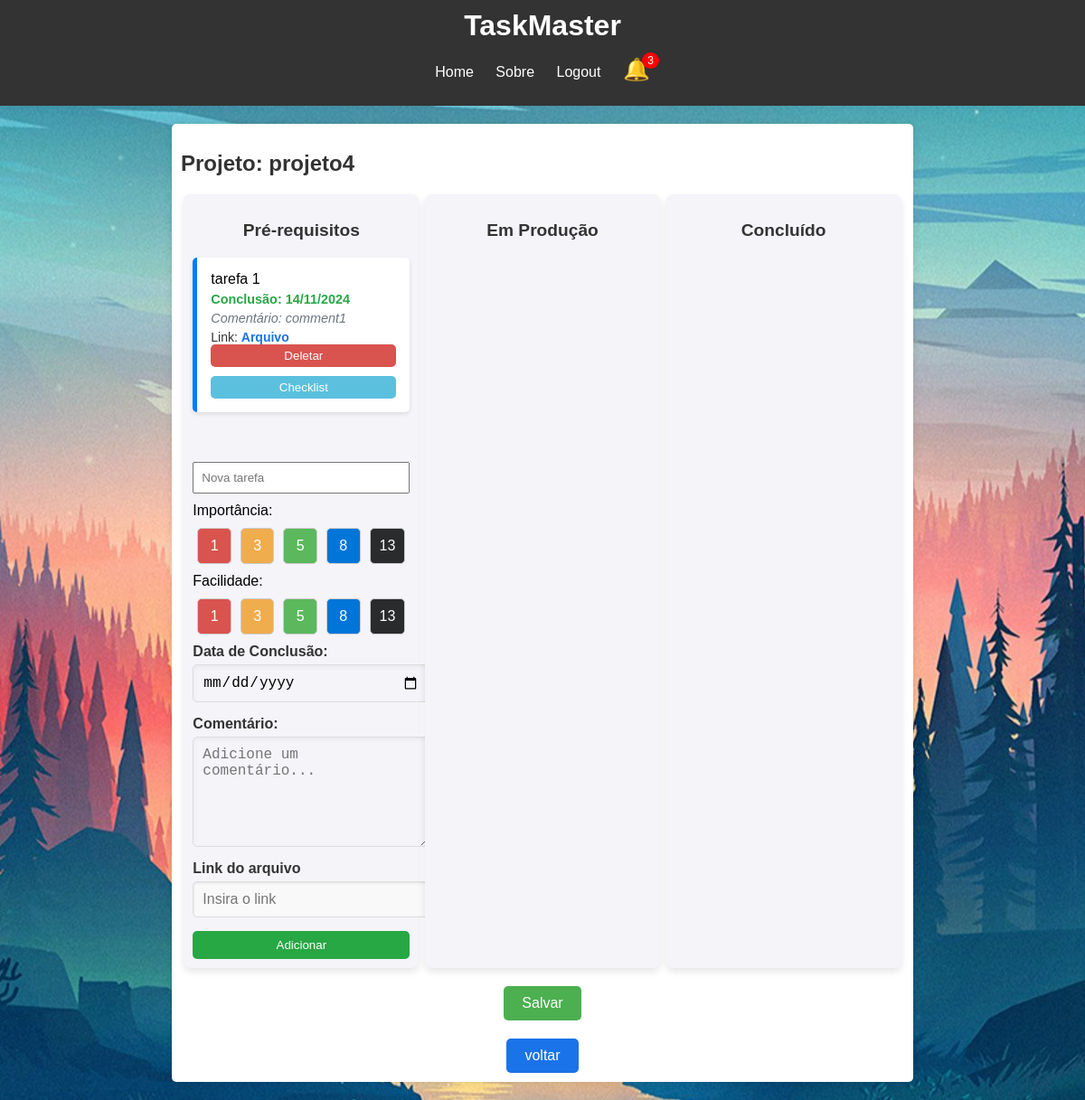
Page /projeto/3 (signed in) on the committed database.
### website/models.py (models this page shows)
class Project(db.Model):
    __tablename__ = 'project'
    id = db.Column(db.Integer, primary_key=True)
    nome_projeto = db.Column(db.String(100), nullable=False)
    user_id = db.Column(db.Integer, db.ForeignKey('usuario.id'), nullable=False)
    criador = db.relationship('Usuario', backref='projetos_criados')

class Task(db.Model):
    __tablename__ = 'task'
    id_task = db.Column(db.Integer, primary_key=True)
    description = db.Column(db.String(255), nullable=False)
    status = db.Column(db.String(50), nullable=False)
    project_id = db.Column(db.Integer, db.ForeignKey('project.id'), nullable=False)
    importance = db.Column(db.Integer, nullable=False)
    ease = db.Column(db.Integer, nullable=False)
    priority = db.Column(db.Integer, nullable=False)
    completion_date = db.Column(db.Date, nullable=True)
    comment = db.Column(db.String(500), nullable=True)  # Comentário opcional
    drive_link = db.Column(db.String(500), nullable=True)  # Link opcional
    checklist_items = db.relationship('ChecklistItem', backref='task', cascade='all, delete-orphan')

### website/project.py (the view, shortened to what this page needs)
@project.route('/projeto/<int:project_id>', methods=['GET', 'POST'])
@login_required
def gerenciar_projeto(project_id):
    projeto = Project.query.get_or_404(project_id)
    prereq_tasks = Task.query.filter_by(project_id=projeto.id, status='Pré-requisitos').order_by(Task.priority.desc()).all()
    in_prod_tasks = Task.query.filter_by(project_id=projeto.id, status='Em Produção').order_by(Task.priority.desc()).all()
    completed_tasks = Task.query.filter_by(project_id=projeto.id, status='Concluído').order_by(Task.priority.desc()).all()
    return render_template('project_details.html', project=projeto,
                           prereq_tasks=prereq_tasks, in_prod_tasks=in_prod_tasks,
                           completed_tasks=completed_tasks)

### website/templates/project_details.html (shortened to what this page needs)
{% extends 'base.html' %}
{% block content %}
    <h2>Projeto: {{ project.nome_projeto }}</h2>
    <div class="kanban-board">
        <div class="kanban-column">
            <h3>Pré-requisitos</h3>
            <ul id="prerequisites" class="kanban-list" ondrop="drop(event, 'Pré-requisitos')" ondragover="allowDrop(event)">
                {% for tarefa in prereq_tasks %}
                <li id="{{ tarefa.id_task }}" draggable="true" ondragstart="drag(event)">
                    {{ tarefa.description }}
                    {% if tarefa.completion_date %}
                        <span class="completion">Conclusão: {{ tarefa.completion_date.strftime('%d/%m/%Y') }}</span>
                    {% endif %}
                    {% if tarefa.comment %}
                        <span class="comment">Comentário: {{ tarefa.comment }}</span>
                    {% endif %}
                    {% if tarefa.drive_link %}
                    <span class="drive-link">Link: <a href="{{ tarefa.drive_link }}" target="_blank">Arquivo</a></span>
                    {% endif %}
                    <form method="POST" action="{{ url_for('task.deletar_tarefa', task_id=tarefa.id_task, project_id=project.id) }}" style="display:inline;">
                        <button type="submit" id="deletar" onclick="return confirm('Tem certeza que deseja excluir esta tarefa?')">Deletar</button>
                    </form>
                    <form method="GET" action="{{ url_for('checklist_bp.checklist', task_id=tarefa.id_task, project_id=project.id) }}" style="display:inline;">
                        <button type="submit" id="checklist">Checklist</button>
                    </form>
                </li>
                {% endfor %}
            </ul>
            <form method="POST" action="{{ url_for('project.gerenciar_projeto', project_id=project.id) }}">
                <input type="text" name="task_name" placeholder="Nova tarefa" required>
                <label for="importance">Importância:</label>
                <div class="selection-buttons" id="importance-buttons">
                    <button type="button" class="importance-btn low" data-value="1">1</button>
                    <button type="button" class="importance-btn medium" data-value="3">3</button>
                    <button type="button" class="importance-btn high" data-value="5">5</button>
                    <button type="button" class="importance-btn very-high" data-value="8">8</button>
                    <button type="button" class="importance-btn max" data-value="13">13</button>
                </div>
                <label for="ease">Facilidade:</label>
                <div class="selection-buttons" id="ease-buttons">
                    <button type="button" class="ease-btn low" data-value="1">1</button>
                    <button type="button" class="ease-btn medium" data-value="3">3</button>
                    <button type="button" class="ease-btn high" data-value="5">5</button>
                    <button type="button" class="ease-btn very-high" data-value="8">8</button>
                    <button type="button" class="ease-btn max" data-value="13">13</button>
                </div>
                <label for="completion_date" class="form-label">Data de Conclusão:</label>
                <input type="date" name="completion_date" id="completion_date" class="form-control" required>
                <label for="comment" class="form-label">Comentário:</label>
                <textarea name="comment" id="comment" class="form-control" placeholder="Adicione um comentário..." required></textarea>
                <label for="drive_link" class="form-label">Link do arquivo</label>
                <input type="url" name="drive_link" id="drive_link" class="form-control" placeholder="Insira o link">
                <button type="submit">Adicionar</button>
            </form>
        </div>
        <div class="kanban-column">
            <h3>Em Produção</h3>
            <ul id="inProduction" class="kanban-list" ondrop="drop(event, 'Em Produção')" ondragover="allowDrop(event)">
            </ul>
        </div>
        <div class="kanban-column">
            <h3>Concluído</h3>
            <ul id="completed" class="kanban-list" ondrop="drop(event, 'Concluído')" ondragover="allowDrop(event)">
            </ul>
        </div>
    </div>
    <button id="SalvarProj">Salvar</button>
    <div class="button-container">
        <a href="{{ url_for('project.home') }}" class="button-save">voltar</a>
    </div>
{% block styles %}
    <link rel="stylesheet" href="{{ url_for('static', filename='project_details.css') }}">
{% endblock %}
{% endblock %}

### website/static/taskMaster.css (style rules this page uses)
body { font-family: Arial, sans-serif; background-color: #e0e0e0; margin: 0; padding: 0; background: url('login.jpg') no-repeat center fixed; }
.main h2 { margin-bottom: 20px; color: #333333; }

### website/static/project_details.css (style rules this page uses)
.kanban-board { display: flex; justify-content: space-around; margin-top: 20px; }
.kanban-column { width: 30%; background-color: #f4f4f9; border-radius: 8px; padding: 10px; box-shadow: 0 4px 8px rgba(0, 0, 0, 0.1); }
.kanban-column h3 { text-align: center; color: #333; font-size: 1.2em; }
.kanban-list { list-style-type: none; padding: 0; min-height: 200px; }
.kanban-list li { background-color: #fff; margin: 10px 0; padding: 10px; border-radius: 5px; box-shadow: 0 2px 5px rgba(0, 0, 0, 0.1); }
input[type="text"] { width: 100%; padding: 8px; margin: 10px 0; box-sizing: border-box; }
button { width: 100%; padding: 8px; background-color: #28a745; color: white; border: none; border-radius: 5px; cursor: pointer; }
#SalvarProj { background-color: #4CAF50; color: white; border: none; padding: 10px 20px; text-align: center; text-decoration: none; display: block; font-size: 16px; margin: 20px auto; cursor: pointer; border-radius: 5px; width: auto; }
.selection-buttons { display: flex; justify-content: space-between; margin: 10px 0; }
.selection-buttons button { flex-grow: 1; margin: 0 5px; padding: 10px; border-radius: 5px; border: 1px solid #ccc; font-size: 1rem; color: white; cursor: pointer; }
.selection-buttons .low { background-color: #d9534f; }
.selection-buttons .medium { background-color: #f0ad4e; }
.selection-buttons .high { background-color: #5cb85c; }
.selection-buttons .very-high { background-color: #0275d8; }
.selection-buttons .max { background-color: #292b2c; }
#deletar { background-color: #d9534f; }
.kanban-list li .completion, .kanban-list li .comment { font-size: 0.9rem; color: #555; margin-top: 5px; display: block; }
.kanban-list li .completion { font-weight: bold; color: #28a745; }
.kanban-list li .comment { font-style: italic; color: #6c757d; }
#deletar { background-color: #d9534f; color: white; border: none; padding: 5px 10px; border-radius: 5px; cursor: pointer; }
.kanban-list li { margin-bottom: 15px; padding: 15px; border-left: 5px solid #007bff; }
.form-label { font-weight: bold; color: #333; display: block; margin-bottom: 5px; }
#completion_date { width: 100%; padding: 10px; margin-bottom: 15px; border: 1px solid #ddd; border-radius: 5px; font-size: 1rem; background-color: #f4f4f9; box-shadow: inset 0 2px 5px rgba(0, 0, 0, 0.05); transition: border-color 0.3s ease-in-out; }
#comment { width: 100%; height: 100px; padding: 10px; margin-bottom: 15px; border: 1px solid #ddd; border-radius: 5px; font-size: 1rem; background-color: #f4f4f9; box-shadow: inset 0 2px 5px rgba(0, 0, 0, 0.05); transition: border-color 0.3s ease-in-out; }
.form-control { display: block; width: 100%; padding: 10px; font-size: 1rem; margin-bottom: 15px; border: 1px solid #ddd; border-radius: 5px; background-color: #f9f9f9; box-shadow: inset 0 1px 3px rgba(0, 0, 0, 0.1); transition: all 0.3s ease; }
#checklist { background-color: #5bc0de; color: white; border: none; padding: 5px 10px; border-radius: 5px; cursor: pointer; margin-top: 10px; }
.drive-link { display: block; margin-top: 5px; font-size: 14px; color: #333; }
.drive-link a { color: #1a73e8; text-decoration: none; font-weight: bold; }
.button-container { display: flex; justify-content: center; align-items: center; margin-top: 20px; }
a.button-save { display: inline-block; padding: 10px 20px; background-color: #1a73e8; color: #fff; text-decoration: none; border-radius: 5px; text-align: center; transition: background-color 0.3s ease; }

### rows in the picture
Project: nome_projeto "projeto4"
Task: description "tarefa 1", completion_date "14/11/2024", comment "comment1"
